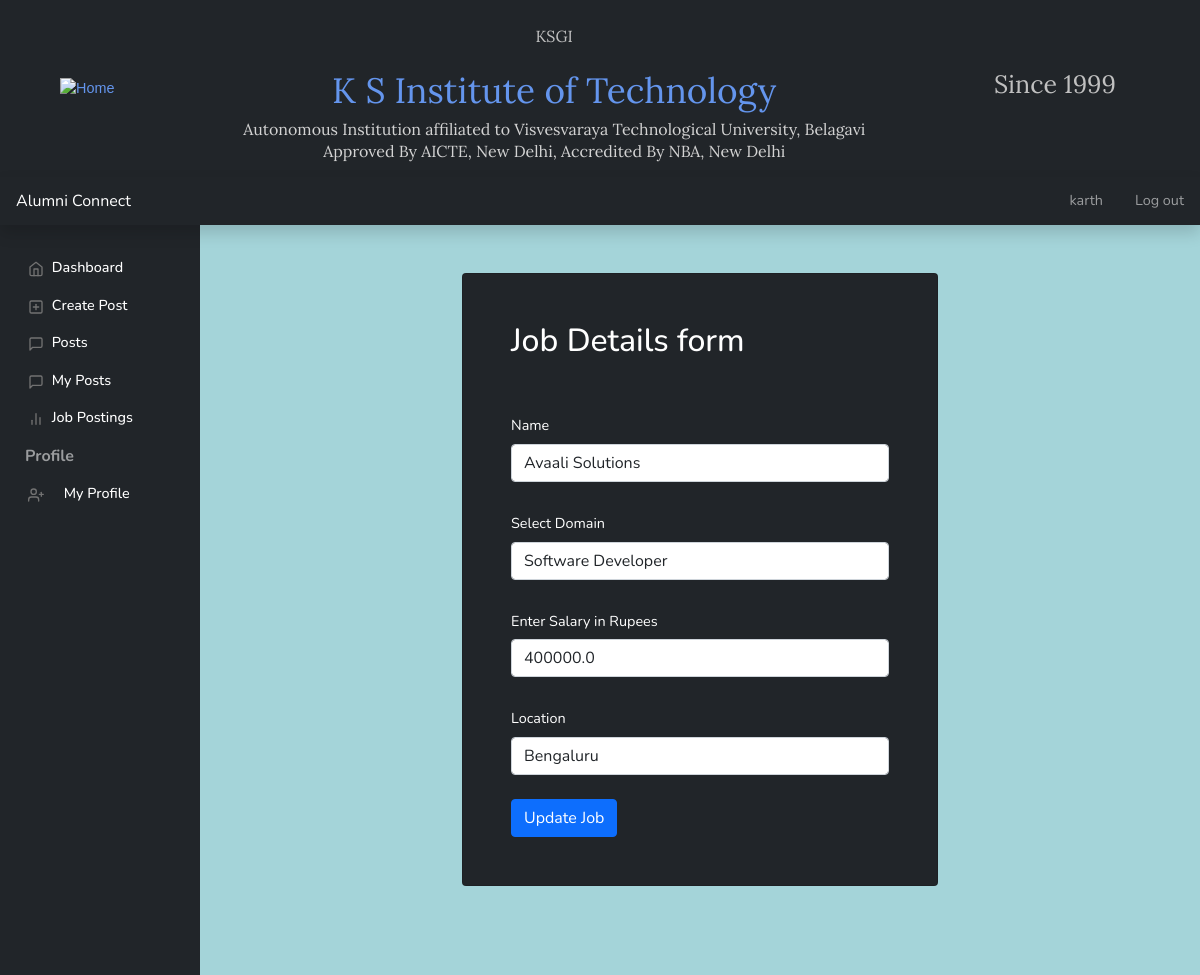
The page /alumni/update (signed in) on the database its author committed.
### alumni/models.py (models this page shows)
class Job(models.Model):
    alumnus = models.OneToOneField(Alumni, on_delete=models.CASCADE,null=True,blank=True)
    company_name = models.CharField(max_length=100)
    role = models.CharField(max_length=50, null=True,choices=role_choices)
    salary = models.FloatField(max_length=20, null=True,blank=True)
    location=models.CharField(max_length=20)
    class Meta:
        db_table = 'job'

### alumni/views.py (the view)
# urls.py: path('update',views.update,name='update'),
def update(request):
    Al =  Alumni.objects.get(user=request.user)
    if request.method=='POST':
        try:
            H=Job.objects.get(alumnus=Al)
            form2=Jobform(request.POST,instance=H)
            if form2.is_valid():
                instance=form2.save(commit=False)
                instance.alumnus=Alumni.objects.get(user = request.user)
                instance.save()
                return redirect('/alumni/profile')
        except:
            form2=Jobform(request.POST)
            if form2.is_valid():
                instance=form2.save(commit=False)
                instance.alumnus=Alumni.objects.get(user = request.user)
                instance.save()
                return redirect('/alumni/profile')
    else:
        try:
            H=Job.objects.get(alumnus=Al)
            form2=Jobform(instance=H)
            return render(request, "alumni/job.html",{'form2':form2})
        except:
            form2=Jobform()
            return render(request, "alumni/job.html",{'form2':form2})

### alumni/forms.py
class Jobform(forms.ModelForm):
    class Meta:
        model=Job
        fields= '__all__'
        widgets = {
            'company_name': forms.TextInput(attrs={"class": "form-control", "placeholder": "Enter the company name"}),
            'role': forms.Select(attrs={"class": "form-control", "placeholder": "Enter the role"}),
            'salary': forms.NumberInput(attrs={"class": "form-control", "placeholder": "Enter the salary"}),
            'location': forms.TextInput(attrs={"class": "form-control", "placeholder": "Enter the Job location"}),
        }

### alumni/templates/alumni/job.html (shortened to what this page needs)
{% extends "base.html" %}
{% block sidebar %}
{% if perms.auth.is_admin %}
{% include "admin/components/sidebar.html" %}
{% elif perms.auth.is_alumnus %}
{% include "alumni/components/sidebar.html" %}
{% elif perms.auth.is_student %}
{% include "student/components/sidebar.html" %}
{% endif %}
{% endblock %}
{% block content %}
<main class="col-md-3 ms-sm-auto col-lg-10 px-md-4">
    <div class="card text-white bg-dark col-md-6 offset-md-3 mt-5 p-5">
        <h1 class="h2 mb-4">Job Details form</h1>
        <form method="post">
          <div class="mt-4">
            <label class="col-form-label">Name</label>
            {{ form2.company_name }}
          </div>
          <div class="mt-4">
            <label class="col-form-label">Select Domain</label>
            {{ form2.role }}
          </div>
          <div class="mt-4">
            <label class="col-form-label">Enter Salary in Rupees</label>
            {{ form2.salary }}
          </div>
          <div class="mt-4">
            <label class="col-form-label">Location</label>
            {{ form2.location}}
          </div>
          <div class="mt-4">
            <button type="submit" class="btn btn-primary">Update Job</button>
          </div>
        </form>
      </div>
  </main>
{% endblock %}

### templates/base.html (shortened to what this page needs)
<!DOCTYPE html>
<html lang="en">
<head>
    {% include 'styles.html' %}
    <link rel="stylesheet" href="https://cdn.jsdelivr.net/npm/bootstrap-icons@1.7.2/font/bootstrap-icons.css">
</head>
<body style="background-image: url('https://encrypted-tbn0.gstatic.com/images?q=tbn:ANd9GcT_29Bc4_Br_L-YMg3EzgebvZsuxY8Dad6ALQ&usqp=CAU'); background-repeat: no-repeat;
background-attachment: fixed;
background-size: cover;">
    {% include 'rvheader.html' %}
    <header class="navbar navbar-dark sticky-top bg-dark flex-md-nowrap p-0 shadow">
        <a class="navbar-brand col-md-3 col-lg-2 me-0 px-3" href="{% url 'home' %}">Alumni Connect</a>
        <div class="navbar-nav">
            {% if user.is_authenticated %}
            <div class="nav-item text-nowrap">
                <a class="nav-link px-3" href="{% url 'home' %}">
                    {{ user.get_username }}
                </a>
            </div>
            {% endif %}
        </div>
        <div class="navbar-nav">
            {% if user.is_authenticated %}
            <div class="nav-item text-nowrap">
                <a class="nav-link px-3" href="{% url 'logout'%}?next=/">Log out</a>
            </div>
            {% else %}
            <div class="nav-item text-nowrap">
                <a class="nav-link px-3" href="{% url 'login' %}?next=/">Log in</a>
            </div>
            {% endif %}
        </div>
    </header>
    <div class="container-fluid">
        <div class="row">
            {% block sidebar %}
            {% endblock %}
            {% block content %}
            {% endblock %}
        </div>
    </div>
</body>
</html>

### static/css/style.css (style rules this page uses)
body { font-size: 0.9rem; font-family: 'Nunito', sans-serif; background-color:#41a6b079; }
a { color: cornflowerblue; text-decoration: none; }
.navbar-brand { padding-top: 0.75rem; padding-bottom: 0.75rem; font-size: 1rem; }

### rows shown on the page
Job: company_name "Avaali Solutions", role "Software Developer", salary "400000.0", location "Bengaluru"

### other values the page prints
{{ user.get_username }} "karth"
